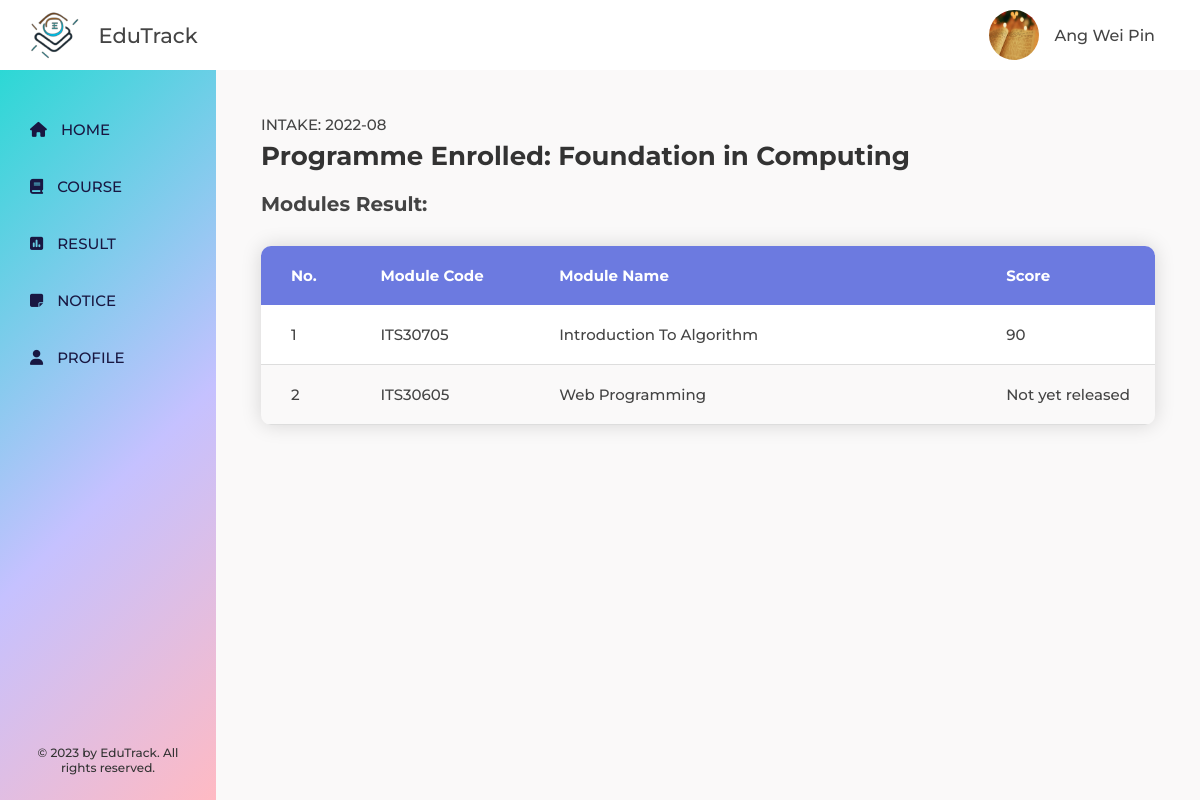
The page /student/result_student.php (signed in) on the database its author committed.
### tables this page shows
CREATE TABLE `users` (
  `user_id` int(10) NOT NULL,
  `user_full_name` varchar(255) NOT NULL,
  `user_nric` varchar(12) NOT NULL,
  `user_password` varchar(255) NOT NULL,
  `user_birthday` date NOT NULL,
  `user_age` int(3) NOT NULL,
  `user_gender` varchar(10) NOT NULL,
  `user_mobile_no` varchar(20) NOT NULL,
  `user_email` varchar(255) NOT NULL,
  `user_address` varchar(255) NOT NULL,
  `user_role` varchar(10) NOT NULL,
  `user_programme` varchar(255) DEFAULT NULL,
  `user_intake` varchar(255) DEFAULT NULL,
  `user_emergency_contact` varchar(20) DEFAULT NULL
);

CREATE TABLE `modules` (
  `module_id` int(10) NOT NULL,
  `module_programme` varchar(255) NOT NULL,
  `module_code` varchar(10) NOT NULL,
  `module_name` varchar(255) NOT NULL
);

CREATE TABLE `results` (
  `result_id` int(10) NOT NULL,
  `result_score` int(3) DEFAULT NULL,
  `result_status` varchar(20) NOT NULL DEFAULT 'In Progress',
  `user_id` int(10) NOT NULL,
  `module_id` int(10) NOT NULL
);

### student/result_student.php (the view, shortened to what this page needs)
<?php include "../includes/db.php"; ?>
<?php
if (isset($_SESSION['user_id'])) {
    $user_id = $_SESSION['user_id'];
    $query = "SELECT * FROM users WHERE user_id='$user_id'";
    $user_id_query = mysqli_query($connection, $query);
    while ($row = mysqli_fetch_assoc($user_id_query)) {
        $user_id = $row['user_id'];
        $user_programme = $row['user_programme'];
        $user_intake = $row['user_intake'];
    }
}
?>
<!DOCTYPE html>
<html lang="en">
    <head>
        <link
            rel="stylesheet"
            href="https://cdnjs.cloudflare.com/ajax/libs/font-awesome/6.4.0/css/all.min.css"
        />
        <link rel="stylesheet" href="../css/course_result-student.css" />
    </head>
    <body>
        <div class="container">
            <?php include "../includes/header.php"; ?>
            <div class="dashboard">
                <?php include "../includes/student-sidebar.php"; ?>
                <main class="content">
                    <section class="course">
                        <p class="course-intake">Intake: <?php echo $user_intake; ?></p>
                        <h1 class="heading-primary">
                            Programme Enrolled: <?php echo $user_programme; ?>
                        </h1>
                        <h2 class="heading-secondary">Modules Result:</h2>
                        <table class="courseresult__table">
                            <thead>
                                <tr>
                                    <th>No.</th>
                                    <th>Module Code</th>
                                    <th>Module Name</th>
                                    <th>Score</th>
                                </tr>
                            </thead>
                            <tbody>
                                <?php
                                $numbering = 1;
                                $query = "SELECT * FROM modules WHERE module_programme='$user_programme' ORDER BY module_name ASC";
                                $user_modules_query = mysqli_query($connection, $query);
                                if (mysqli_num_rows($user_modules_query) > 0) {
                                    while ($row = mysqli_fetch_assoc($user_modules_query)) {
                                        $module_id = $row['module_id'];
                                        $module_code = $row['module_code'];
                                        $module_name = $row['module_name'];
                                        $query = "SELECT * FROM results WHERE user_id='$user_id' AND module_id='$module_id'";
                                        $module_query = mysqli_query($connection, $query);
                                        $module_result_row = mysqli_fetch_assoc($module_query);
                                        if ($module_result_row) {
                                            $result_score = $module_result_row['result_score'];
                                        } else {
                                            $result_score = "Not yet released";
                                        }
                                ?>
                                <tr>
                                    <td data-cell="no."><?php echo $numbering++; ?></td>
                                    <td data-cell="module code"><?php echo $module_code; ?></td>
                                    <td data-cell="module name"><?php echo $module_name; ?></td>
                                    <td data-cell="status"><?php echo $result_score; ?></td>
                                </tr>
                                <?php
                                    }
                                } else {
                                    echo "<tr>";
                                    echo "<td colspan='4'><p style='text-align: center;'>No records found</p></td>";
                                    echo "</tr>";
                                }
                                ?>
                            </tbody>
                        </table>
                    </section>
                </main>
            </div>
        </div>
    </body>
</html>

### css/course_result-student.css (style rules this page uses)
.heading-primary { font-size: 2.6rem; color: #333; margin-bottom: 2rem; }
.heading-secondary { font-size: 2rem; font-weight: 700; margin-bottom: 3rem; }
.course-intake { font-size: 1.5rem; font-weight: 500; margin-bottom: 0.6rem; text-transform: uppercase; }
.courseresult__table { border-collapse: collapse; font-size: 1.5rem; border-radius: 10px; overflow: hidden; box-shadow: 0 0 2rem rgba(0, 0, 0, 0.15); width: 100%; }
.courseresult__table thead { background-color: #6c7ae0; color: #fff; text-align: left; }
.courseresult__table, .courseresult__table th, .courseresult__table td { padding: 2rem 0 2rem 3rem; }
.courseresult__table tr td:nth-child(1) { width: 10%; }
.courseresult__table tr td:nth-child(2) { width: 20%; }
.courseresult__table tr td:nth-child(3) { width: 50%; }
.courseresult__table tr td:nth-child(4) { width: 20%; }
.courseresult__table tbody tr { border-bottom: 1px solid #dddddd; }
.courseresult__table tbody tr:nth-of-type(odd) { background-color: #fff; }
.courseresult__table tbody tr:nth-of-type(even) { background-color: f4f7fa; }

### rows shown on the page
users: user_intake "2022-08", user_programme "Foundation in Computing"
modules: module_code "ITS30705", module_name "Introduction To Algorithm", results.result_score "90"
modules: module_code "ITS30605", module_name "Web Programming", result_score "Not yet released"

### other values the page prints
$_SESSION['user_full_name'] "Ang Wei Pin"
